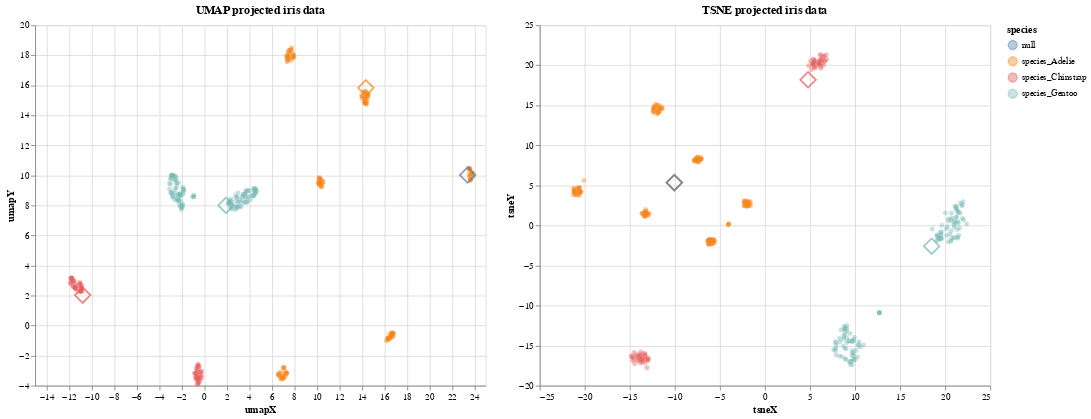

The code cell stored with this chart in its notebook:
### Code cell
alt.Chart(df_proj_means[:342]).mark_circle(
    opacity=0.4
).encode(
    x='umapX',
    y='umapY',
    color='species'
).properties(
    width=500,
    height=400,
    title="UMAP projected iris data"
).interactive() + alt.Chart(df_proj_means[342:]).mark_point(
    size=300,
    opacity=0.7,
    shape='diamond'
).encode(
    x='umapX',
    y='umapY',
    color='species'
).properties(
    width=500,
    height=400,
).interactive() | alt.Chart(df_proj_means[:342]).mark_circle(
    opacity=0.4
).encode(
    x='tsneX',
    y='tsneY',
    color='species'
).properties(
    width=500,
    height=400,
    title="TSNE projected iris data"
).interactive() + alt.Chart(df_proj_means[342:]).mark_point(
    size=300,
    opacity=0.7,
    shape='diamond'
).encode(
    x='tsneX',
    y='tsneY',
    color='species'
).properties(
    width=500,
    height=400,
).interactive()

### Figure 1 — Vega-Lite specification as saved in the notebook (floating-point values rounded to 4 significant figures; data arrays with more than 128 entries replaced by an {"elided": "..."} marker saying what was removed)
{"usermeta": {"embedOptions": {"theme": "dark"}}, "config": {"view": {"continuousWidth": 400, "continuousHeight": 300}}, "hconcat": [{"layer": [{"data": {"name": "data-d967e983b7aa32888329591ec8f317e4"}, "mark": {"type": "circle", "opacity": 0.4}, "encoding": {"color": {"type": "nominal", "field": "species"}, "x": {"type": "quantitative", "field": "umapX"}, "y": {"type": "quantitative", "field": "umapY"}}, "height": 400, "selection": {"selector014": {"type": "interval", "bind": "scales", "encodings": ["x", "y"]}}, "title": "UMAP projected iris data", "width": 500}, {"data": {"name": "data-24b3ca60126d07bc584d9116bc4d7258"}, "mark": {"type": "point", "opacity": 0.7, "shape": "diamond", "size": 300}, "encoding": {"color": {"type": "nominal", "field": "species"}, "x": {"type": "quantitative", "field": "umapX"}, "y": {"type": "quantitative", "field": "umapY"}}, "height": 400, "selection": {"selector015": {"type": "interval", "bind": "scales", "encodings": ["x", "y"]}}, "width": 500}]}, {"layer": [{"data": {"name": "data-d967e983b7aa32888329591ec8f317e4"}, "mark": {"type": "circle", "opacity": 0.4}, "encoding": {"color": {"type": "nominal", "field": "species"}, "x": {"type": "quantitative", "field": "tsneX"}, "y": {"type": "quantitative", "field": "tsneY"}}, "height": 400, "selection": {"selector016": {"type": "interval", "bind": "scales", "encodings": ["x", "y"]}}, "title": "TSNE projected iris data", "width": 500}, {"data": {"name": "data-24b3ca60126d07bc584d9116bc4d7258"}, "mark": {"type": "point", "opacity": 0.7, "shape": "diamond", "size": 300}, "encoding": {"color": {"type": "nominal", "field": "species"}, "x": {"type": "quantitative", "field": "tsneX"}, "y": {"type": "quantitative", "field": "tsneY"}}, "height": 400, "selection": {"selector017": {"type": "interval", "bind": "scales", "encodings": ["x", "y"]}}, "width": 500}]}], "$schema": "https://vega.github.io/schema/vega-lite/v4.8.1.json", "datasets": {"data-d967e983b7aa32888329591ec8f317e4": {"elided": "342 records"}, "data-24b3ca60126d07bc584d9116bc4d7258": [{"bill_length_mm": 38.79, "bill_depth_mm": 18.35, "flipper_length_mm": 190.0, "body_mass_g": 3701.0, "island_Biscoe": 0.2895, "island_Dream": 0.3684, "island_Torgersen": 0.3421, "sex_Female": 0.4803, "sex_Male": 0.4803, "species_Adelie": 1.0, "species_Chinstrap": 0.0, "species_Gentoo": 0.0, "umapX": 14.37, "umapY": 15.83, "tsneX": -10.07, "tsneY": 5.333, "species": "species_Adelie"}, {"bill_length_mm": 48.83, "bill_depth_mm": 18.42, "flipper_length_mm": 195.8, "body_mass_g": 3733.0, "island_Biscoe": 0.0, "island_Dream": 1.0, "island_Torgersen": 0.0, "sex_Female": 0.5, "sex_Male": 0.5, "species_Adelie": 0.0, "species_Chinstrap": 1.0, "species_Gentoo": 0.0, "umapX": -10.78, "umapY": 2.027, "tsneX": 4.787, "tsneY": 18.19, "species": "species_Chinstrap"}, {"bill_length_mm": 47.5, "bill_depth_mm": 14.98, "flipper_length_mm": 217.2, "body_mass_g": 5076.0, "island_Biscoe": 1.0, "island_Dream": 0.0, "island_Torgersen": 0.0, "sex_Female": 0.4677, "sex_Male": 0.4919, "species_Adelie": 0.0, "species_Chinstrap": 0.0, "species_Gentoo": 1.0, "umapX": 1.948, "umapY": 8.001, "tsneX": 18.5, "tsneY": -2.593, "species": "species_Gentoo"}, {"bill_length_mm": 43.92, "bill_depth_mm": 17.15, "flipper_length_mm": 200.9, "body_mass_g": 4202.0, "island_Biscoe": 0.4884, "island_Dream": 0.3605, "island_Torgersen": 0.1512, "sex_Female": 0.4797, "sex_Male": 0.4884, "species_Adelie": 0.4419, "species_Chinstrap": 0.1977, "species_Gentoo": 0.3605, "umapX": 23.4, "umapY": 10.02, "tsneX": -10.05, "tsneY": 5.354, "species": null}]}}
